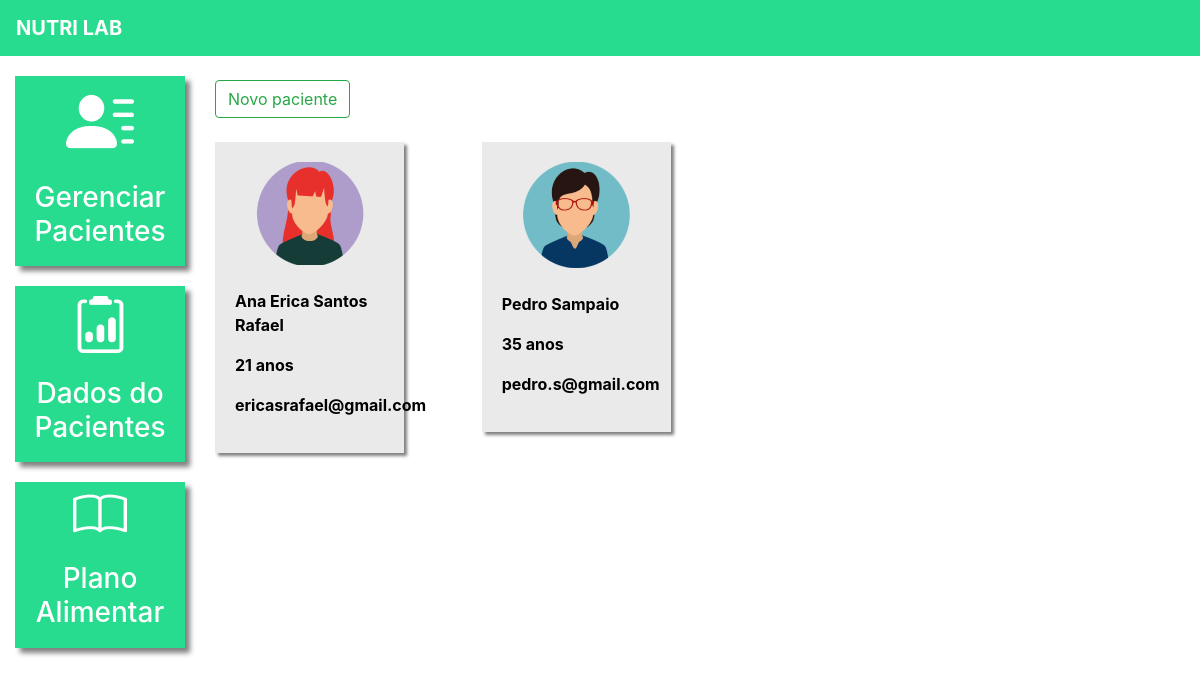
/pacientes/ (signed in), run on an earlier commit of the app's database.
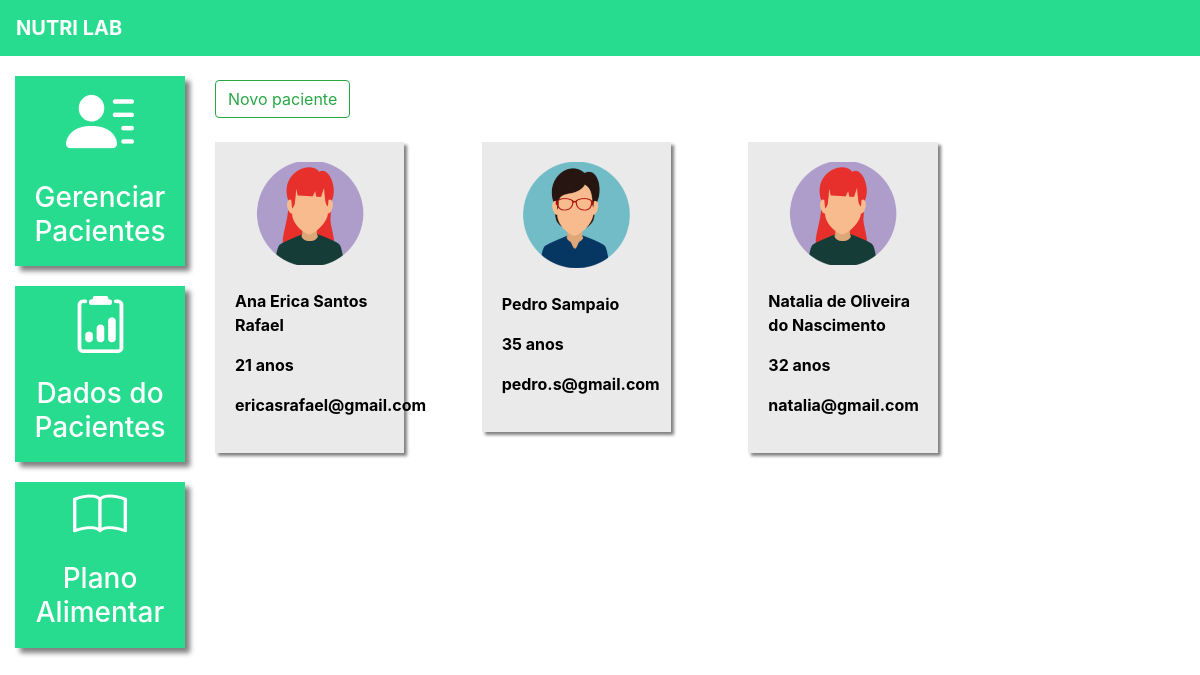
And on a later commit of the database.
### plataforma/models.py (models this page shows, shortened)
class Pacientes(models.Model):
    choices_sexo = (('F', 'Feminino'),
                    ('M', 'Maculino'))
    nome = models.CharField(max_length=50)
    sexo = models.CharField(max_length=1, choices=choices_sexo)
    idade = models.IntegerField()
    email = models.EmailField()
    telefone = models.CharField(max_length=19)
    nutri = models.ForeignKey(User, on_delete=models.CASCADE) # se o nutricionista for excluído do BD, seus pacientes também vão "cascade"

### plataforma/views.py (the view, shortened to what this page needs)
# urls.py: path('pacientes/', views.pacientes, name='pacientes'),
@login_required(login_url='/auth/logar/')
def pacientes(request):
    if request.method == "GET":
        pacientes = Pacientes.objects.filter(nutri=request.user)
        return render(request, 'pacientes.html', {'pacientes': pacientes})

### plataforma/templates/pacientes.html (shortened to what this page needs)
{% extends 'base_plataforma.html' %}
{% load static %}
{% block 'plataforma' %}
    <br>
    <button type="button" class="btn btn-outline-success" data-toggle="modal" data-target="#modal">
         Novo paciente
    </button>
    <br>
<br>
<div  class="row">
{% for paciente in pacientes%}
    <div class="col-md-4">
        <a href="#" class="link-hover">
            <div class="card-paciente">
                <div class="foto-perfil">
                    {% if paciente.sexo == "M" %}
                        <img src="{% static 'plataforma/image/perfil2.png' %}">
                    {% else %}
                        <img src="{% static 'plataforma/image/perfil1.png' %}">
                    {% endif %}
                </div>
                <br>
                <p class="dados">{{paciente.nome}}</p>
                <p class="dados">{{paciente.idade}} anos</p>
                <p class="dados">{{paciente.email}}</p>
            </div>
        </a>
    </div>
{% endfor %}
</div>
{% endblock%}

What changed in the data, as far as the page shows it:
added Pacientes: nome "Natalia de Oliveira do Nascimento", idade "32", email "natalia@gmail.com"
